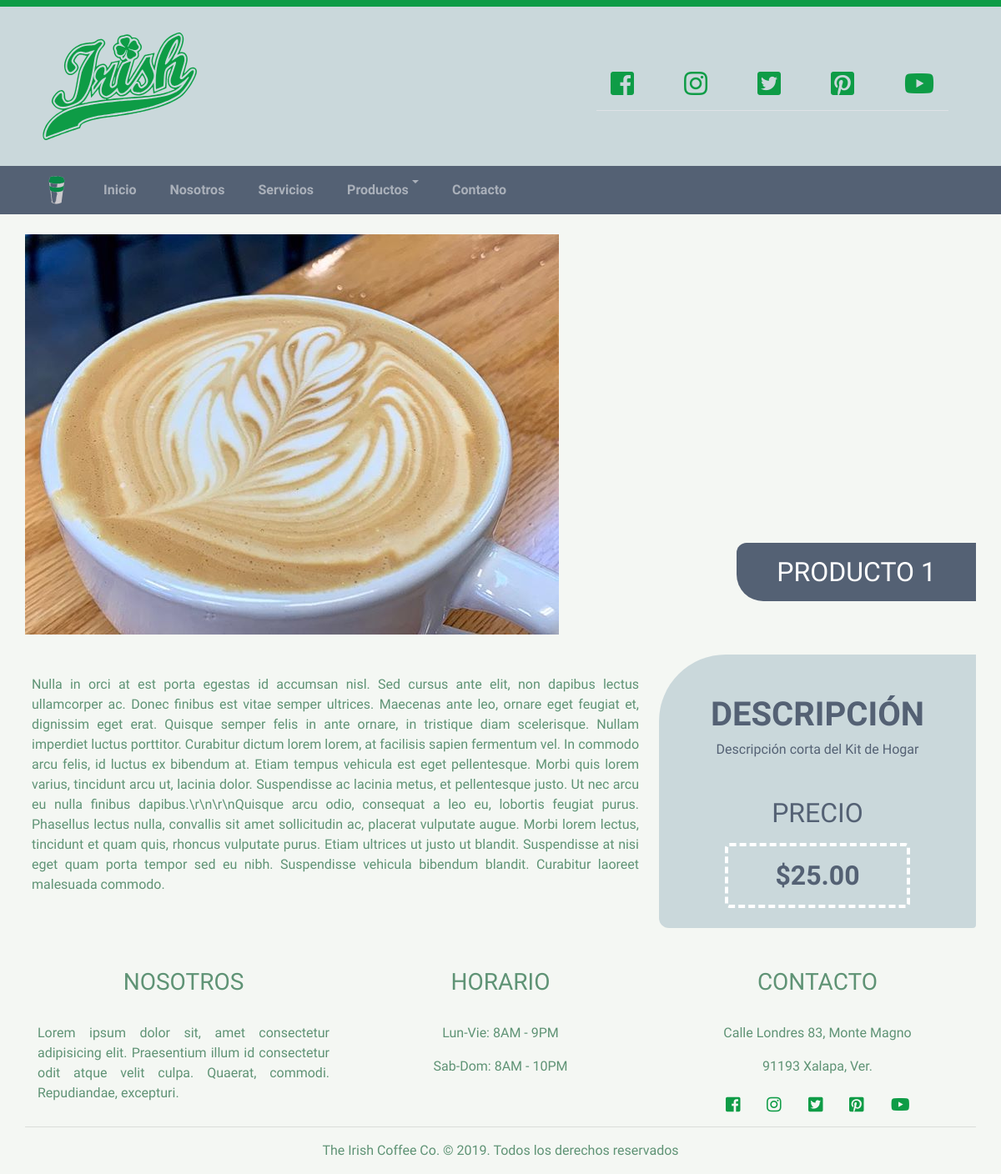
The page /producto.php?id=1 on the database its author committed.
### tables this page shows
CREATE TABLE `productos` (
  `id` int(11) NOT NULL,
  `nombre` varchar(60) NOT NULL,
  `imagen_completa` varchar(30) NOT NULL,
  `imagen_mini` varchar(30) NOT NULL,
  `precio` decimal(6,2) NOT NULL,
  `descripcion` longtext NOT NULL,
  `descripcion_corta` varchar(150) NOT NULL
);

### inc/funciones.php (called while the page is built, shortened)
<?php
    function obtenerProducto ($id_producto) {
        include 'conexion.php';
        try {
            $sql = "SELECT nombre, imagen_completa, precio, descripcion, descripcion_corta FROM productos WHERE id = $id_producto";
            $resultado = $conexion->query($sql);
        } catch (Exception $e) {
            echo $e->getMessage();
            return array();
        }
        return $resultado;
    }
?>

### producto.php (the view, shortened to what this page needs)
<?php
    if (isset($_GET['id'])) {
        if (filter_var($_GET['id'],FILTER_VALIDATE_INT)) {
            $producto_id = $_GET['id'];
        }else {
            header('Location: 404.html');
            exit;
        }
    }
    include 'templates/header.php';
    include 'templates/navegacion.php';
    include 'inc/funciones.php';
    $resultado = obtenerProducto($producto_id);
    if ($resultado->num_rows > 0) {
        while ($producto = $resultado->fetch_assoc()) {
?>
        <section id="producto-principal">
            <div class="container pt-4 px-0">
                <div class="row no-gutters">
                    <div class="col-12 hero">
                        <img src="images/<?php echo $producto['imagen_completa']; ?>" alt="" class="img-fluid">
                        <h2 class="text-uppercase text-white font-montserrat d-none d-md-block py-3 px-5"><?php echo $producto['nombre']; ?></h2>
                    </div>
                </div>
            </div>
            <div class="container pt-4">
                <div class="row">
                    <main class="col-lg-8 py-4 pl-md-2 pr-md-4" id="contenido-nosotros">
                        <p class="text-justify pt-4 pt-md-0">
                            <?php echo $producto['descripcion']; ?>
                        </p>
                    </main>
                    <aside class="col-lg-4 pt-4 pt-lg-0 d-none d-lg-block" id="aside-nosotros">
                        <div class="sidebar text-center">
                            <h1 class="font-weight-bold pt-5">DESCRIPCIÓN</h1>
                            <p class="h6 mb-0">
                                <?php echo $producto['descripcion_corta']; ?>
                            </p>
                            <h2 class="mt-5">PRECIO</h2>
                            <p class="h2 font-montserrat p-3 my-3 font-weight-bold precio-lateral">
                                $<?php echo $producto['precio']; ?>
                            </p>
                        </div>
                    </aside>
                </div>
            </div>
        </section>
<?php
        }
    }else{
        echo '<h2 class="pt-5 text-uppercase text-center font-montserrat">Producto No Encontrado</h2>';
    }
    include 'templates/footer.php';
?>

### templates/header.php (shortened to what this page needs)
<!DOCTYPE html>
<html lang="es">
<head>
    <link rel="stylesheet" href="css/bootstrap.min.css">
    <link rel="stylesheet" href="css/all.css">
    <link rel="stylesheet" href="css/animate.css">
    <link rel="stylesheet" href="css/hover-min.css">
    <link rel="stylesheet" href="css/swiper.min.css">
    <link rel="stylesheet" href="css/venobox.css">
    <link rel="stylesheet" href="css/jarallax.css">
    <link rel="stylesheet" href="js/pickadate/themes/default.css">
    <link rel="stylesheet" href="js/pickadate/themes/default.date.css">
    <link rel="stylesheet" href="js/pickadate/themes/default.time.css">
    <link rel="stylesheet" href="css/estilos.css">
</head>
<body>
    <header id="encabezado">
        <div class="container-fluid bg-light">
            <div class="row align-items-center">
                <div class="col-12 bg-primary p-1"></div>
                <div class="col-12 col-md-7 animated bounceInLeft pl-md-5 text-center text-md-left">
                    <a href="index.php"><img src="images/logo.svg" alt="Logo del Sitio" width="30%" class="img-fluid mx-auto "></a>
                </div>
                <div class="col-12 col-md-5 animated bounceInRight delay-1s">
                    <nav id="redes-sociales" class="py-1 py-md-5 pr-md-5 d-none d-md-block">
                        <ul class="nav nav-tabs justify-content-around justify-content-md-between">
                            <li class="nav-item"><a class="nav-link hvr-pulse" href="#http://facebook.com"> <span class="sr-only">Facebook</span><i class="fab fa-facebook-square h2 text-primary"></i></a></li>
                            <li class="nav-item"><a class="nav-link hvr-pulse" href="#http://instagram.com"> <span class="sr-only">Instagram</span><i class="fab fa-instagram h2 text-primary"></i></a></li>
                            <li class="nav-item"><a class="nav-link hvr-pulse" href="#http://twitter.com"> <span class="sr-only">Twitter</span><i class="fab fa-twitter-square h2 text-primary"></i></a></li>
                            <li class="nav-item"><a class="nav-link hvr-pulse" href="#http://pinterest.com"> <span class="sr-only">Pinterest</span><i class="fab fa-pinterest-square h2 text-primary"></i></a></li>
                            <li class="nav-item"><a class="nav-link hvr-pulse" href="#http://youtube.com"> <span class="sr-only">Youtube</span><i class="fab fa-youtube h2 text-primary"></i></a></li>
                        </ul>
                    </nav>
                </div>
            </div>
        </div>
    </header>

### templates/navegacion.php (shortened to what this page needs)
<section id="menu-navegacion" class="font-weight-bold bg-secondary">
    <nav class="navbar navbar-expand-md navbar-dark px-5 py-0 py-md-1">
        <a class="navbar-brand" href="index.php">
            <img src="images/barra.svg" alt="" width="40" height="40" class="hvr-wobble-top">
        </a>
        <div class="collapse navbar-collapse" id="opciones">
            <ul class="navbar-nav mr-auto">
                <?php
                    $archivo = basename($_SERVER['PHP_SELF']);
                    $pagina = str_replace('.php','',$archivo);
                ?>
                <li class="nav-item m-1 <?php echo 'index' === $pagina ? 'active' : '' ?>">
                    <a class="nav-link" href="index.php">Inicio</a>
                </li>
                <li class="nav-item m-1 <?php echo 'nosotros' === $pagina ? 'active' : '' ?>">
                    <a class="nav-link" href="nosotros.php">Nosotros</a>
                </li>
                <li class="nav-item m-1 <?php echo 'servicios' === $pagina ? 'active' : '' ?>">
                    <a class="nav-link" href="servicios.php">Servicios</a>
                </li>
                <li class="nav-item dropdown m-1 <?php echo 'productos' === $pagina ? 'active' : '' ?>">
                    <a class="nav-link dropdown-toggle" href="#" id="menu-desplegable" role="button" data-toggle="dropdown" aria-haspopup="true" aria-expanded="false">
                    Productos</a>
                </li>
                <li class="nav-item m-1 <?php echo 'contacto' === $pagina ? 'active' : '' ?>">
                    <a class="nav-link" href="contacto.php">Contacto</a>
                </li>
            </ul>
        </div>
    </nav>
</section>

### templates/footer.php (shortened to what this page needs)
        <footer id="pie-de-pagina" class="pt-5">
            <div class="container">
                <div class="row justify-content-center">
                    <div class="col-6 col-md-4 pb-4 pb-md-0">
                        <h3 class="text-uppercase text-center pb-4">Nosotros</h3>
                        <p class="text-justify px-3 px-sm-0">Lorem ipsum dolor sit, amet consectetur adipisicing elit. Praesentium illum id consectetur odit atque velit culpa. Quaerat, commodi. Repudiandae, excepturi.</p>
                    </div>
                    <div class="col-6 col-md-4 pb-4 pb-md-0 text-center">
                        <h3 class="text-uppercase pb-4">Horario</h3>
                        <p>Lun-Vie: 8AM - 9PM</p>
                        <p>Sab-Dom: 8AM - 10PM</p>
                    </div>
                    <div class="col-6 col-md-4 pb-4 pb-md-0 text-center">
                        <h3 class="text-uppercase pb-4">Contacto</h3>
                        <p>Calle Londres 83, Monte Magno</p>
                        <p>91193 Xalapa, Ver.</p>
                        <nav id="redes-sociales-footer">
                            <ul class="nav justify-content-around justify-content-md-center">
                                <li class="nav-item"><a class="nav-link hvr-pulse" href="#http://facebook.com"> <span class="sr-only">Facebook</span><i class="fab fa-facebook-square h5 text-primary"></i></a></li>
                                <li class="nav-item"><a class="nav-link hvr-pulse" href="#http://instagram.com"> <span class="sr-only">Instagram</span><i class="fab fa-instagram h5 text-primary"></i></a></li>
                                <li class="nav-item"><a class="nav-link hvr-pulse" href="#http://twitter.com"> <span class="sr-only">Twitter</span><i class="fab fa-twitter-square h5 text-primary"></i></a></li>
                                <li class="nav-item"><a class="nav-link hvr-pulse" href="#http://pinterest.com"> <span class="sr-only">Pinterest</span><i class="fab fa-pinterest-square h5 text-primary"></i></a></li>
                                <li class="nav-item"><a class="nav-link hvr-pulse" href="#http://youtube.com"> <span class="sr-only">Youtube</span><i class="fab fa-youtube h5 text-primary"></i></a></li>
                            </ul>
                        </nav>
                    </div>
                    <hr class="w-100 mt-0">
                    <p class="text-center">The Irish Coffee Co. &copy 2019. Todos los derechos reservados</p>
                </div>
            </div>
        </footer>
    </body>
</html>

### css/all.css (style rules this page uses)
.fa, .fas, .far, .fal, .fab { -moz-osx-font-smoothing: grayscale; -webkit-font-smoothing: antialiased; display: inline-block; font-style: normal; font-variant: normal; text-rendering: auto; line-height: 1; }
.fa-facebook-square:before { content: "\f082"; }
.fa-instagram:before { content: "\f16d"; }
.fa-pinterest-square:before { content: "\f0d3"; }
.fa-twitter-square:before { content: "\f081"; }
.fa-youtube:before { content: "\f167"; }
.fab { font-family: 'Font Awesome 5 Brands'; }

### css/venobox.css (style rules this page uses)
.animated { webkit-transition: margin 300ms ease-out; transition: margin 300ms ease-out; }

### css/estilos.css (style rules this page uses)
html { font-size: 13px; }
body { font-family: 'Poiret One', cursive; color: #5f9375; background-color: #f4f7f3; z-index: -1; }
.font-montserrat { font-family: 'Montserrat Alternates', sans-serif; }
.bg-primary { background-color: #0e9c46 !important; }
.text-primary { color: #0e9c46 !important; }
.bg-secondary { background-color: #546174 !important; }
.bg-light { background-color: #cad8db !important; }
.navbar-dark .navbar-nav .nav-link { padding: 1rem 1.3rem; display: -webkit-box; display: -ms-flexbox; display: flex; -webkit-box-pack: justify; -ms-flex-pack: justify; justify-content: space-between; -webkit-transition: all .3s ease; transition: all .3s ease; }
.navbar-dark .navbar-nav .nav-link::after { font-family: "Font Awesome 5 Free"; content: "\f105"; font-weight: 900; -webkit-transition: all .2s ease-in-out; transition: all .2s ease-in-out; }
#menu-desplegable::after { content: ""; }
#pie-de-pagina .col-6, #pie-de-pagina .col-md-4 { z-index: 0; }
.hero { position: relative; z-index: -2; }
.hero h2 { position: absolute; bottom: 2rem; right: 0; background-color: #546174; border-radius: 0.75rem 0 0 2rem; }
aside { background-color: #cad8db; color: #546174 !important; border-radius: 5rem 0 0.25rem 0.75rem; }
aside .precio-lateral { margin: 0 4rem; border: 0.25rem dashed white; border-radius: 0.35rem; }
@media (min-width: 768px) { .navbar-dark .navbar-nav .nav-link { padding: 0.5rem 1rem; } }
@media (min-width: 768px) { .navbar-dark .navbar-nav .nav-link::after { content: ""; } }
@media (min-width: 768px) { aside { background-color: #cad8db; color: #546174 !important; border-radius: 5rem 0 0.25rem 0.75rem; } }
@media (min-width: 992px) { html { font-size: 16px; } }

### rows shown on the page
productos: imagen_completa (picture), nombre "PRODUCTO 1", descripcion "Nulla in orci at est porta egestas id accumsan nisl. Sed cursus ante elit, non dapibus lectus ullamcorper ac. Donec finibus est vitae semper ultrices. Maecenas ante leo, ornare eget feugiat et, dignissim eget erat. Quisque semper felis in ante ornare, in tristique diam scelerisque. Nullam imperdiet luctus porttitor. Curabitur dictum lorem lorem, at facilisis sapien fermentum vel. In commodo arcu felis, id luctus ex bibendum at. Etiam tempus vehicula est eget pellentesque. Morbi quis lorem varius, tincidunt arcu ut, lacinia dolor. Suspendisse ac lacinia metus, et pellentesque justo. Ut nec arcu eu nulla finibus dapibus.\\r\\n\\r\\nQuisque arcu odio, consequat a leo eu, lobortis feugiat purus.…", descripcion_corta "Descripción corta del Kit de Hogar", precio "25.00"
